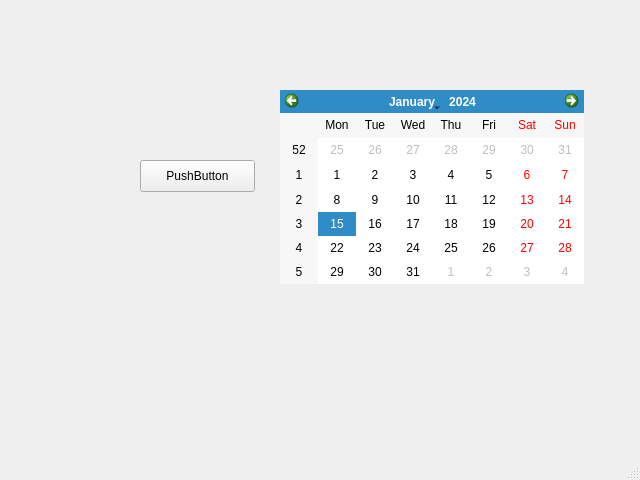
<?xml version="1.0" encoding="UTF-8"?>
<ui version="4.0">
 <class>MainWindow</class>
 <widget class="QMainWindow" name="MainWindow">
  <property name="geometry">
   <rect>
    <x>0</x>
    <y>0</y>
    <width>640</width>
    <height>480</height>
   </rect>
  </property>
  <property name="windowTitle">
   <string>MainWindow</string>
  </property>
  <widget class="QWidget" name="centralwidget">
   <widget class="QPushButton" name="pushButton">
    <property name="geometry">
     <rect>
      <x>140</x>
      <y>160</y>
      <width>115</width>
      <height>32</height>
     </rect>
    </property>
    <property name="text">
     <string>PushButton</string>
    </property>
   </widget>
   <widget class="QCalendarWidget" name="calendarWidget">
    <property name="geometry">
     <rect>
      <x>280</x>
      <y>90</y>
      <width>304</width>
      <height>194</height>
     </rect>
    </property>
   </widget>
  </widget>
  <widget class="QMenuBar" name="menubar">
   <property name="geometry">
    <rect>
     <x>0</x>
     <y>0</y>
     <width>640</width>
     <height>22</height>
    </rect>
   </property>
  </widget>
  <widget class="QStatusBar" name="statusbar"/>
 </widget>
 <resources/>
 <connections/>
</ui>
